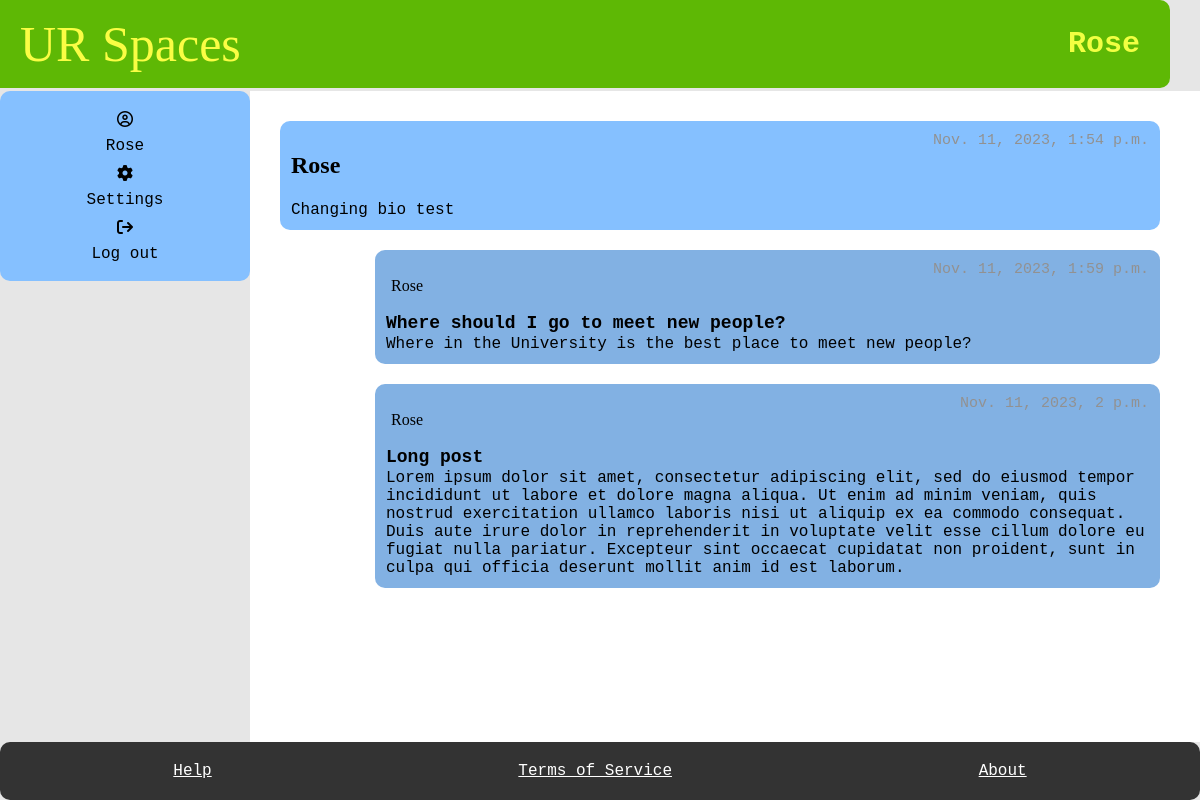
Before: /profile/ (signed in) with the older database file.
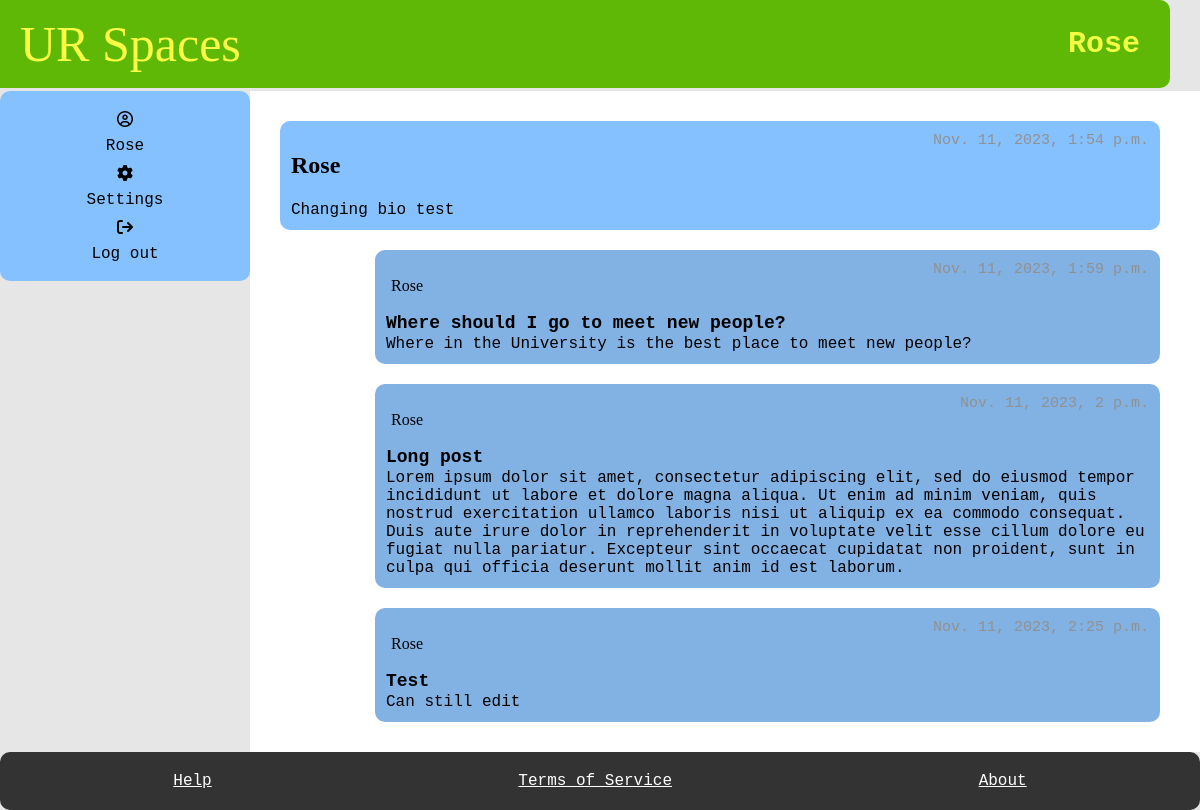
After: the same page with the newer database file.
### myapp/models.py (models this page shows, shortened)
class Student(models.Model):
    User_ID = models.ForeignKey(User, on_delete=models.CASCADE)
    bio = models.TextField(default="Please add bio in settings", blank=True)
    banned = models.BooleanField(default=False)
    avatar =ResizedImageField(size=[50, 80], quality=100, upload_to="authors", default=None, null=True, blank=True)
    reported = models.BooleanField(default=False)
    slug = models.SlugField(max_length=400, unique=True, blank=True)

class Posts(models.Model):
    User_ID = models.ForeignKey(Student, on_delete=models.CASCADE)
    SubForum_ID = models.ForeignKey(SubForum, default= 1, on_delete=models.CASCADE)
    post_name = models.TextField(max_length=400)
    contents = models.TextField()
    count_likes = models.IntegerField(default=0, blank=True, )
    locked = models.BooleanField(default=False)
    pin = models.BooleanField(default=False)
    reported = models.BooleanField(default=False)
    post_date = models.DateTimeField(auto_now_add=True)
    slug = models.SlugField(max_length=400, unique=True, blank=True)
    likes = models.ManyToManyField(User, related_name="post_like")
    def get_url(self):
        return reverse("posts", kwargs={
            "slug":self.slug
        })

### myapp/views.py (the view)
# urls.py: path("profile/", profile, name="profile"),
@login_required
def profile(request):
    user = request.user
    currentUser = User.objects.get(username = user)
    try:
        student = Student.objects.get(User_ID = currentUser)
        posts = Posts.objects.filter(User_ID = student)
    except:
        student = None
        posts = None
    try:
        moderator = Moderator.objects.get(User_ID = currentUser)
    except:
        moderator = None
    context = {
        "student": student,
        "moderator" : moderator,
        "posts": posts
    }
    return render(request, "profile.html", context)

### myapp/templates/profile.html
{% extends 'base.html' %}
    {% block title %}
      <h1>{{user.username}}</h1>
    {% endblock %}
    {% block content %}
    <main>
    {% if student is not None %}
        <section class="box">
            <div class="post-item">
                <h1 class="name1"> {{user.username}} </h1>
                <span class="date"> {{user.date_joined}}</span>
            </div>
            <div class="post-item">
              <span> {{student.bio}}</span>
            </div>
          </section>
          {% for field in posts %}
            <section class="sub-box">
                <div class="post-item">
                    <p class="name"> {{field.User_ID.User_ID.username}}</p>
                    <span class="date"> {{field.post_date}} </span>
                </div>
                <div class="post-item">
                  <a href="{{field.get_url}}" class="item2"> {{field.post_name}}  </a>
                  </div>
                <div class="post-item">
                  <span> {{field.contents}}</span>
                </div>
            </section>
            {% endfor %}
            {%else%}
              <div class="post-item">
                <p > This is a moderator profile. You have the ability to ban users, pin posts,
                  lock posts, and delete unwanted content</p>
              </div>
            {%endif%}
    </main>
    {% endblock %}

### myapp/templates/base.html (shortened to what this page needs)
{%load static%}
<!DOCTYPE html>
<html lang="en">
    <head>
        <link rel="stylesheet" href="{%static 'style.css' %}"/>
    </head>
  <body>
    <div id="container">
        <header>
          <a href="{% url 'index' %}" class="title">UR Spaces</a>
          {% block title %}
          {% endblock %}
        </header>
        <aside id="aside">
          <div class="user-panel">
            <i class="fa-regular fa-circle-user"></i><a href="{% url 'profile' %}"> {{request.user.username}} </a>
            {% if request.user.is_staff%}
            <i class="fa-solid fa-file-lines"></i><a href="{% url 'report' %}"> Reports </a>
            {%else%}
            <i class="fa-solid fa-gear"></i><a href="{% url 'setting' %}"> Settings </a>
            {% endif %}
            <i class="fa-solid fa-arrow-right-from-bracket"></i><a href="{% url 'logout' %}">Log out </a>
          </div>
        </aside>
    {% block content %}
    {% endblock %}
    <footer>
        <a href="{% url 'help' %}" id="footer_link">Help</a>
        <a href="{% url 'service' %}" id="footer_link">Terms of Service</a>
        <a href="{% url 'about' %}" id="footer_link">About</a>
      </footer>
    </div>
  </body>
</html>

### myapp/static/style.css (style rules this page uses)
body { font-family: monospace; font-size: 16px; background-color: #e6e6e6; margin: 0; padding: 0; }
#container { display: grid; grid-template-areas: "header header" ". ." "aside main" "footer footer"; grid-template-rows: auto 3px 1fr auto; grid-template-columns: 250px 1fr; min-height: 100vh; }
header { grid-area: header; display: flex; justify-content: space-between; align-items: center; padding: 15px 30px; background-color: #5eb805; border-radius: 10px; position: relative; left: -30px; }
header .title { font-size: 50px; color: #f2ff42; text-decoration: none; font-family: 'Brush Script MT', Brush Script Std, cursive; position: relative; left: 20px; }
header h1 { font-size: 30px; margin: 0; color: #f2ff42 }
#aside { grid-area: aside; padding: 20px 20px; background-color: #85c0ff; height: 150px; display: flex; flex-direction: column; align-items: center; gap: 10px; border-radius: 10px; }
.user-panel { width: 100%; display: flex; flex-direction: column; align-items: center; gap: 10px; }
main { grid-area: main; background-color: white; padding: 20px; padding-right: 30px; }
.post-item { display: flex; justify-content: space-between; border-radius: 10px; padding: 1px; }
.name { font-family: cursive; margin-left: 5px; }
.name1 { font-family: Harrington, fantasy; font-weight: bold; font-size: x-large; }
.date { font-size: 15px; color: rgb(146, 145, 145); }
.item2 { font-weight: bold; font-size: 18px; }
.box { display: flex; flex-direction: column; border-radius: 10px; padding: 10px; margin: 10px; background-color: #85c0ff; }
.sub-box { width: 85%; float: right; display: flex; flex-direction: column; border-radius: 10px; padding: 10px; margin: 10px; background-color: #82b1e3; }
footer { grid-area: footer; background-color: #333; padding: 20px; display: flex; justify-content: space-around; border-radius: 10px; }
#footer_link { color: white; text-decoration: underline;; font-size: 16px; }
a:link { color: #000000; text-decoration: none; }
a.title:link { text-decoration: none; color: #fafd44; }

Changed rows visible on the page:
added Posts: User_ID.User_ID.username "Rose", post_date "Nov. 11, 2023, 2:25 p.m.", post_name "Test", contents "Can still edit"
